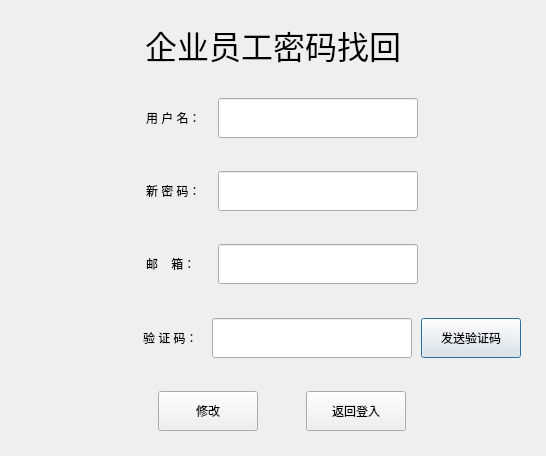
<?xml version="1.0" encoding="UTF-8"?>
<ui version="4.0">
 <class>FindPwd</class>
 <widget class="QDialog" name="FindPwd">
  <property name="geometry">
   <rect>
    <x>0</x>
    <y>0</y>
    <width>546</width>
    <height>456</height>
   </rect>
  </property>
  <property name="windowTitle">
   <string>Dialog</string>
  </property>
  <layout class="QVBoxLayout" name="verticalLayout">
   <item>
    <widget class="QWidget" name="widget" native="true">
     <layout class="QHBoxLayout" name="horizontalLayout">
      <item>
       <widget class="QLabel" name="label">
        <property name="font">
         <font>
          <family>Arial</family>
          <pointsize>24</pointsize>
         </font>
        </property>
        <property name="text">
         <string>企业员工密码找回</string>
        </property>
        <property name="alignment">
         <set>Qt::AlignCenter</set>
        </property>
       </widget>
      </item>
     </layout>
    </widget>
   </item>
   <item>
    <widget class="QWidget" name="widget_2" native="true">
     <layout class="QHBoxLayout" name="horizontalLayout_2">
      <item>
       <spacer name="horizontalSpacer_6">
        <property name="orientation">
         <enum>Qt::Horizontal</enum>
        </property>
        <property name="sizeType">
         <enum>QSizePolicy::Fixed</enum>
        </property>
        <property name="sizeHint" stdset="0">
         <size>
          <width>120</width>
          <height>20</height>
         </size>
        </property>
       </spacer>
      </item>
      <item>
       <widget class="QLabel" name="label_2">
        <property name="minimumSize">
         <size>
          <width>60</width>
          <height>40</height>
         </size>
        </property>
        <property name="maximumSize">
         <size>
          <width>60</width>
          <height>40</height>
         </size>
        </property>
        <property name="text">
         <string>用 户 名：</string>
        </property>
       </widget>
      </item>
      <item>
       <widget class="QLineEdit" name="lineEdit_regist_user">
        <property name="minimumSize">
         <size>
          <width>200</width>
          <height>40</height>
         </size>
        </property>
        <property name="maximumSize">
         <size>
          <width>200</width>
          <height>40</height>
         </size>
        </property>
       </widget>
      </item>
      <item>
       <spacer name="horizontalSpacer_13">
        <property name="orientation">
         <enum>Qt::Horizontal</enum>
        </property>
        <property name="sizeType">
         <enum>QSizePolicy::Fixed</enum>
        </property>
        <property name="sizeHint" stdset="0">
         <size>
          <width>100</width>
          <height>20</height>
         </size>
        </property>
       </spacer>
      </item>
     </layout>
    </widget>
   </item>
   <item>
    <widget class="QWidget" name="widget_4" native="true">
     <layout class="QHBoxLayout" name="horizontalLayout_4">
      <item>
       <spacer name="horizontalSpacer_5">
        <property name="orientation">
         <enum>Qt::Horizontal</enum>
        </property>
        <property name="sizeType">
         <enum>QSizePolicy::Fixed</enum>
        </property>
        <property name="sizeHint" stdset="0">
         <size>
          <width>120</width>
          <height>20</height>
         </size>
        </property>
       </spacer>
      </item>
      <item>
       <widget class="QLabel" name="label_4">
        <property name="minimumSize">
         <size>
          <width>60</width>
          <height>40</height>
         </size>
        </property>
        <property name="maximumSize">
         <size>
          <width>60</width>
          <height>40</height>
         </size>
        </property>
        <property name="text">
         <string>新 密 码：</string>
        </property>
       </widget>
      </item>
      <item>
       <widget class="QLineEdit" name="lineEdit_new_pwd">
        <property name="minimumSize">
         <size>
          <width>200</width>
          <height>40</height>
         </size>
        </property>
        <property name="maximumSize">
         <size>
          <width>200</width>
          <height>40</height>
         </size>
        </property>
        <property name="echoMode">
         <enum>QLineEdit::Password</enum>
        </property>
       </widget>
      </item>
      <item>
       <spacer name="horizontalSpacer_16">
        <property name="orientation">
         <enum>Qt::Horizontal</enum>
        </property>
        <property name="sizeType">
         <enum>QSizePolicy::Fixed</enum>
        </property>
        <property name="sizeHint" stdset="0">
         <size>
          <width>100</width>
          <height>20</height>
         </size>
        </property>
       </spacer>
      </item>
     </layout>
    </widget>
   </item>
   <item>
    <widget class="QWidget" name="widget_6" native="true">
     <layout class="QHBoxLayout" name="horizontalLayout_6">
      <item>
       <spacer name="horizontalSpacer_9">
        <property name="orientation">
         <enum>Qt::Horizontal</enum>
        </property>
        <property name="sizeType">
         <enum>QSizePolicy::Fixed</enum>
        </property>
        <property name="sizeHint" stdset="0">
         <size>
          <width>120</width>
          <height>20</height>
         </size>
        </property>
       </spacer>
      </item>
      <item>
       <widget class="QLabel" name="label_6">
        <property name="minimumSize">
         <size>
          <width>60</width>
          <height>40</height>
         </size>
        </property>
        <property name="maximumSize">
         <size>
          <width>60</width>
          <height>40</height>
         </size>
        </property>
        <property name="text">
         <string>邮    箱：</string>
        </property>
       </widget>
      </item>
      <item>
       <widget class="QLineEdit" name="lineEdit_email">
        <property name="minimumSize">
         <size>
          <width>200</width>
          <height>40</height>
         </size>
        </property>
        <property name="maximumSize">
         <size>
          <width>200</width>
          <height>40</height>
         </size>
        </property>
       </widget>
      </item>
      <item>
       <spacer name="horizontalSpacer_19">
        <property name="orientation">
         <enum>Qt::Horizontal</enum>
        </property>
        <property name="sizeType">
         <enum>QSizePolicy::Fixed</enum>
        </property>
        <property name="sizeHint" stdset="0">
         <size>
          <width>100</width>
          <height>20</height>
         </size>
        </property>
       </spacer>
      </item>
     </layout>
    </widget>
   </item>
   <item>
    <widget class="QWidget" name="widget_9" native="true">
     <layout class="QHBoxLayout" name="horizontalLayout_9">
      <item>
       <spacer name="horizontalSpacer_15">
        <property name="orientation">
         <enum>Qt::Horizontal</enum>
        </property>
        <property name="sizeType">
         <enum>QSizePolicy::Fixed</enum>
        </property>
        <property name="sizeHint" stdset="0">
         <size>
          <width>120</width>
          <height>20</height>
         </size>
        </property>
       </spacer>
      </item>
      <item>
       <widget class="QLabel" name="label_9">
        <property name="minimumSize">
         <size>
          <width>60</width>
          <height>40</height>
         </size>
        </property>
        <property name="maximumSize">
         <size>
          <width>60</width>
          <height>40</height>
         </size>
        </property>
        <property name="text">
         <string>验 证 码：</string>
        </property>
       </widget>
      </item>
      <item>
       <widget class="QLineEdit" name="lineEdit_check">
        <property name="minimumSize">
         <size>
          <width>200</width>
          <height>40</height>
         </size>
        </property>
        <property name="maximumSize">
         <size>
          <width>200</width>
          <height>40</height>
         </size>
        </property>
       </widget>
      </item>
      <item>
       <widget class="QPushButton" name="pushButton_Send">
        <property name="minimumSize">
         <size>
          <width>100</width>
          <height>40</height>
         </size>
        </property>
        <property name="maximumSize">
         <size>
          <width>100</width>
          <height>40</height>
         </size>
        </property>
        <property name="text">
         <string>发送验证码</string>
        </property>
       </widget>
      </item>
     </layout>
    </widget>
   </item>
   <item>
    <widget class="QWidget" name="widget_10" native="true">
     <layout class="QHBoxLayout" name="horizontalLayout_10">
      <property name="spacing">
       <number>30</number>
      </property>
      <item>
       <spacer name="horizontalSpacer_17">
        <property name="orientation">
         <enum>Qt::Horizontal</enum>
        </property>
        <property name="sizeType">
         <enum>QSizePolicy::Fixed</enum>
        </property>
        <property name="sizeHint" stdset="0">
         <size>
          <width>120</width>
          <height>20</height>
         </size>
        </property>
       </spacer>
      </item>
      <item>
       <widget class="QPushButton" name="pushButton_change">
        <property name="minimumSize">
         <size>
          <width>100</width>
          <height>40</height>
         </size>
        </property>
        <property name="maximumSize">
         <size>
          <width>100</width>
          <height>40</height>
         </size>
        </property>
        <property name="text">
         <string>修改</string>
        </property>
       </widget>
      </item>
      <item>
       <widget class="QPushButton" name="pushButton_return_login">
        <property name="minimumSize">
         <size>
          <width>100</width>
          <height>40</height>
         </size>
        </property>
        <property name="maximumSize">
         <size>
          <width>100</width>
          <height>40</height>
         </size>
        </property>
        <property name="text">
         <string>返回登入</string>
        </property>
       </widget>
      </item>
      <item>
       <spacer name="horizontalSpacer_21">
        <property name="orientation">
         <enum>Qt::Horizontal</enum>
        </property>
        <property name="sizeType">
         <enum>QSizePolicy::Fixed</enum>
        </property>
        <property name="sizeHint" stdset="0">
         <size>
          <width>100</width>
          <height>20</height>
         </size>
        </property>
       </spacer>
      </item>
     </layout>
    </widget>
   </item>
  </layout>
 </widget>
 <resources/>
 <connections/>
</ui>
